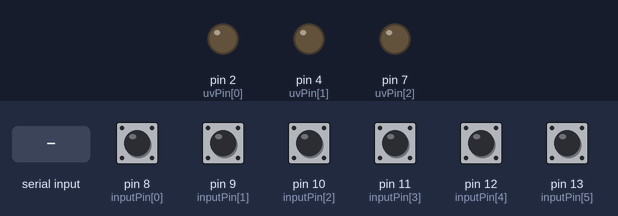
Simulated run of this sketch. Board: Arduino Uno, built with avr-gcc and run on an emulated ATmega328P. On the bench: output pins drawn as LEDs (lit = HIGH). Inputs (shaded band) come from the test bench; at power-on: pin 8 (inputPin[0]), pin 9 (inputPin[1]), pin 10 (inputPin[2]), pin 11 (inputPin[3]), pin 12 (inputPin[4]), pin 13 (inputPin[5]) HIGH. Random numbers use the default seed unless the sketch sets one.

Above: at 1.2 s.
1.3 s: "<1,90>" received over Serial
At 1.8 s:
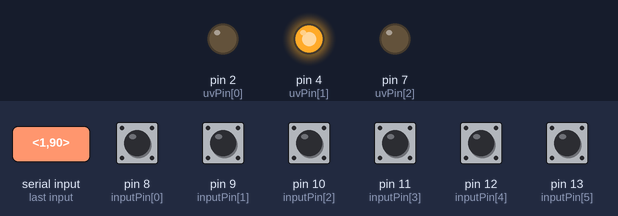
6.0 s: "<1>" received over Serial
At 6.5 s:
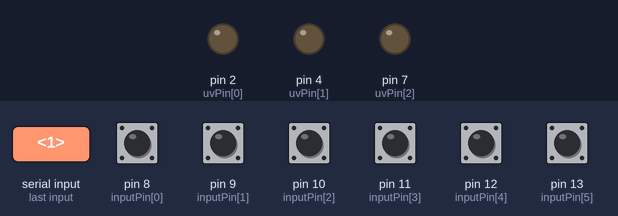
7.5 s: "<1,90,45>" received over Serial
At 7.8 s:
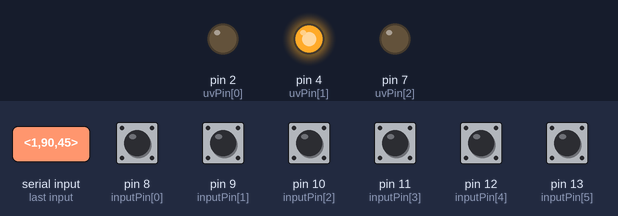
Timing chart, 0 to 10.0 s (numbered marks = the images above; inputs shaded):
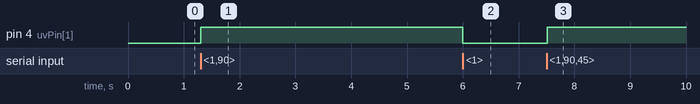

The sketch:

mountAmanita.ino
```cpp
#define INPUT_SIZE 6
#define UV_SIZE 3
#define BONFIRE_SIZE 3
#define MSG_CHARS 3

long timerSwitches;
long timerBonfire;
short inputPin[] = {8, 9, 10, 11, 12, 13};
bool pinState[] = {1,1,1,1,1,1};
short uvPin[] = {2,4,7};
short firePin[] = {3,5,6};
bool fireLit = false;


const byte buffSize = 40;
char inputBuffer[buffSize];
const char startMarker = '<';
const char endMarker = '>';
byte bytesRecvd = 0;
boolean readInProgress = false;
boolean newDataFromPC = false;
short ledCount = 3;

void setup() {
  Serial.begin(9600);
  pinMode(inputPin[0], INPUT_PULLUP);
  pinMode(inputPin[1], INPUT_PULLUP);
  pinMode(inputPin[2], INPUT_PULLUP);
  pinMode(inputPin[3], INPUT_PULLUP);
  pinMode(inputPin[4], INPUT_PULLUP);
  pinMode(inputPin[5], INPUT_PULLUP);
  //digitalWrite(inputPin[0], HIGH); //Enables Pull-up resistor -> HIGH = OFF
  for(ledCount;ledCount>=0;ledCount--){
    pinMode(uvPin[ledCount],OUTPUT);
    digitalWrite(uvPin[ledCount],LOW);
  }
}

void loop() {
  getDataFromPC();
  long now = millis();
  if (now - timerSwitches > 1500) {
    int sensorN = 0;
    for (sensorN; sensorN < INPUT_SIZE; sensorN ++) {
      if (digitalRead(inputPin[sensorN]) != pinState[sensorN]) {
        pinState[sensorN] = digitalRead(inputPin[sensorN]);
        Serial.print("arduino ");
        Serial.print(sensorN);
        Serial.print(" ");
        Serial.println(!pinState[sensorN]);
      }
    }
    timerSwitches = millis();
  }

  if(fireLit){
    bonFire();
  }
}

void getDataFromPC() {
  // receive data from PC and save it into inputBuffer
  if (Serial.available() > 0) {
    char x = Serial.read();
    // the order of these IF clauses is significant
    if (x == endMarker) {
      readInProgress = false;
      newDataFromPC = true;
      inputBuffer[bytesRecvd] = 0;
      parseData();
    }
    if (readInProgress) {
      inputBuffer[bytesRecvd] = x;
      bytesRecvd ++;
      if (bytesRecvd == buffSize) {
        bytesRecvd = buffSize - 1;
      }
    }
    if (x == startMarker) {
      bytesRecvd = 0;
      readInProgress = true;
    }
  }
}

void parseData() {
  // split the data into its parts
  char * strtokIndx; // this is used by strtok() as an index
  strtokIndx = strtok(inputBuffer, ",");     // get the first part - the string
  int LEDid = atoi(strtokIndx); // copy it to messageFromPC
  strtokIndx = strtok(NULL, ","); // this continues where the previous call left off
  int state = atoi(strtokIndx);     // convert this part to an integer
  if(LEDid < UV_SIZE){
    digitalWrite(uvPin[LEDid],state);
  }else{
    if(state == 1){fireLit = true;}
    else if(state == 0){
      fireLit = false;
      for(int i = 0; i < BONFIRE_SIZE; i++){
        analogWrite(firePin[i], 0);
      }
    }
  }

}

void bonFire(){
  long now = millis();
    if(now-timerBonfire > 100){
      for(int i = 0; i < BONFIRE_SIZE; i++){
        analogWrite(firePin[i], random(120)+50);
        timerBonfire = millis();
      }
    }
}
```

Measured:
- after the input at 1.3 s, pin 4 (uvPin[1]): LOW → HIGH at once
- after the input at 6.0 s, pin 4 (uvPin[1]): HIGH → LOW at once
- after the input at 7.5 s, pin 4 (uvPin[1]): LOW → HIGH at once
